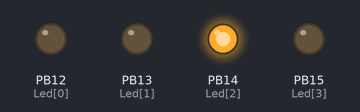
This sketch was run on a simulated STM32 Blue Pill. Shown: output pins drawn as LEDs (lit = HIGH).

Above: at 0.5 s.
At 1.4 s:
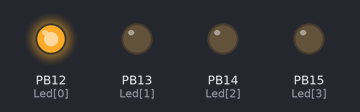
At 2.1 s:
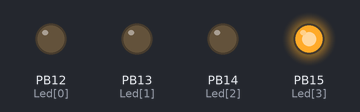
At 3.1 s:
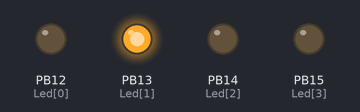
Timing chart, 0 to 3.4 s (numbered marks = the images above):
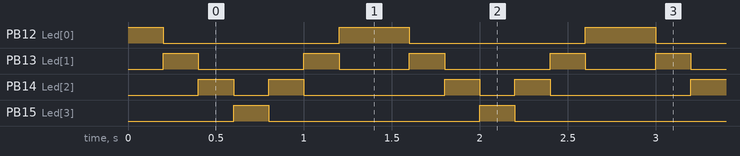

The sketch:

9.2.ino
```cpp
int Led[] = {PB12, PB13, PB14, PB15};


void setup() {
  for(int i = 0; i < 4; i++) {
    pinMode(Led[i], OUTPUT);
  }
}

void loop() {
    for(int k = 0; k < 4; k++) {
      digitalWrite(Led[k], HIGH);
      delay(200);
      digitalWrite(Led[k], LOW);
      // delay(500);

    }
    for(int k=2; k >= 0; k--){
      digitalWrite(Led[k], HIGH);
      delay(200);
      digitalWrite(Led[k], LOW);
    }


}
```

Measured:
- by itself, PB12 (Led[0]): repeats every 1.4 s: LOW 1.0 s, HIGH 0.40 s
- by itself, PB13 (Led[1]): repeats every 1.4 s: LOW 0.60 s, HIGH 0.20 s, LOW 0.40 s, HIGH 0.20 s
- by itself, PB14 (Led[2]): repeats every 1.4 s: LOW 0.20 s, HIGH 0.20 s, LOW 0.80 s, HIGH 0.20 s
- by itself, PB15 (Led[3]): alternates HIGH for 0.20 s and LOW for 1.2 s
